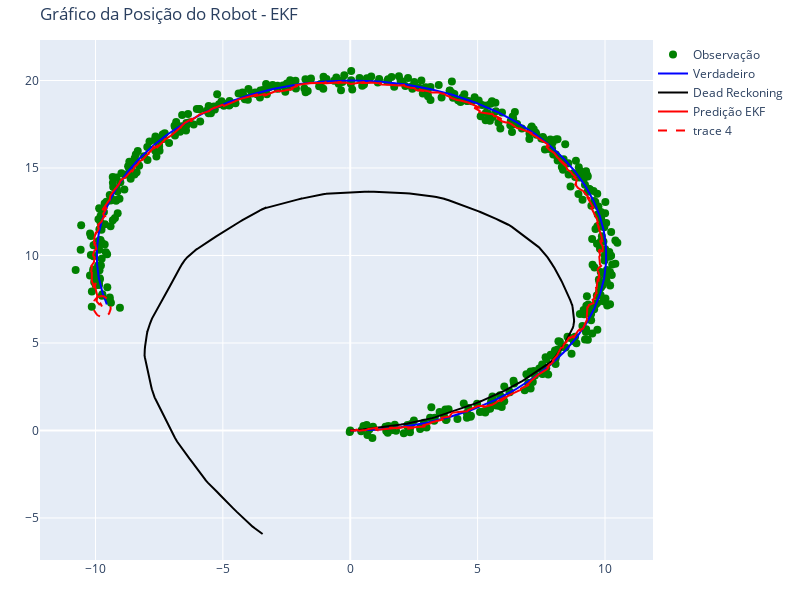

The code cell stored with this chart in its notebook:
### Code cell
#def main():
print('Simulação do Filtro EKF ...')


# Inicializar o tempo a 0
time = 0.

# vetor de estados [x, y, yaw, v]
xpred_ekf = np.zeros((4, 1))    
xtrue_ekf = np.zeros((4, 1))    
ppred_ekf = np.eye(4)

# dead reckoning
xdr_ekf = np.zeros((4, 1))

# histórico
hxpred_ekf = xpred_ekf
hxtrue_ekf = xtrue_ekf
hxdr_ekf = xtrue_ekf
hz_ekf = np.zeros((1, 2))

fig = plt.figure()
fig.show()

fig = plt.figure()
fig.show()

while time <= sim_time:
    time += delta_t

    xtrue_ekf, z, xdr_ekf, ud = observation(xtrue_ekf, xdr_ekf, input())
    xpred_ekf, ppred_ekf = ekf(xpred_ekf, ppred_ekf, z, ud)
    hxpred_ekf = np.hstack((hxpred_ekf, xpred_ekf))
    hxdr_ekf = np.hstack((hxdr_ekf, xdr_ekf))
    hxtrue_ekf = np.hstack((hxtrue_ekf, xtrue_ekf))
    hz_ekf = np.vstack((hz_ekf, z))

# End
print("Ultimo instante")

# Elipse de Covariância
px, py = plot_covariance_ellipse(xpred_ekf, ppred_ekf)
ellipse_trace_ekf = (go.Scatter(x=px, y=py, mode='lines', line=dict(color='red', dash='dash')))


# Criar Traços
trace_observation_ekf = go.Scatter(x=hz_ekf[:, 0], y=hz_ekf[:, 1], mode='markers', name='Observação', marker=dict(color='green', size=8))
trace_true_ekf = go.Scatter(x=hxtrue_ekf[0, :].flatten(), y=hxtrue_ekf[1, :].flatten(), mode='lines', name='Verdadeiro', line=dict(color='blue'))
trace_dead_reckoning_ekf = go.Scatter(x=hxdr_ekf[0, :].flatten(), y=hxdr_ekf[1, :].flatten(), mode='lines', name='Dead Reckoning', line=dict(color='black'))
trace_ekf_prediction_ekf = go.Scatter(x=hxpred_ekf[0, :].flatten(), y=hxpred_ekf[1, :].flatten(), mode='lines', name='Predição EKF', line=dict(color='red'))

# Lista de Traços do Gráfico
data = [trace_observation_ekf, trace_true_ekf, trace_dead_reckoning_ekf, trace_ekf_prediction_ekf, ellipse_trace_ekf]

# Configurar o Layout
layout = go.Layout(
    title='Gráfico da Posição do Robot - EKF',
    legend=dict(x=1, y=1),
    autosize=False,
    width=800,
    height=600,
    margin=dict(l=40, r=40, b=40, t=40)
)

# Criar figura
fig = go.Figure(data=data, layout=layout)

fig.show()

filename = f'ekf_{int(ceil(time * 10))}.jpeg'
fig.write_image(filename)


comment = """
        # Criar Traços
        trace_observation = go.Scatter(x=hz[:, 0], y=hz[:, 1], mode='markers', name='Observação', marker=dict(color='green', size=8))
        trace_true = go.Scatter(x=hxtrue[0, :].flatten(), y=hxtrue[1, :].flatten(), mode='lines', name='Verdadeiro', line=dict(color='blue'))
        trace_dead_reckoning = go.Scatter(x=hxdr[0, :].flatten(), y=hxdr[1, :].flatten(), mode='lines', name='Dead Reckoning', line=dict(color='black'))
        trace_ekf_prediction = go.Scatter(x=hxpred[0, :].flatten(), y=hxpred[1, :].flatten(), mode='lines', name='Predição EKF', line=dict(color='red'))

        # Lista de Traços do Gráfico
        data = [trace_observation, trace_true, trace_dead_reckoning, trace_ekf_prediction]

        # Configurar o Layout
        layout = go.Layout(
            title='Gráfico da Posição do Robot - EKF',
            legend=dict(x=1, y=1),
            autosize=False,
            width=800,
            height=600,
            margin=dict(l=40, r=40, b=40, t=40)
        )

        # Criar figura
        fig = go.Figure(data=data, layout=layout)

        # Frames EKF
        if not os.path.exists('frames_ekf'):
            os.makedirs('frames_ekf')

        filename = f'frames_ekf/{int(ceil(time * 10))}.jpeg'
        fig.write_image(filename)


    # Fazer uma Animação em GIF
    images = []
    filenames = os.listdir('frames_ekf')
    filenames.sort(key=lambda x: int(x.split('.')[0]))
    for filename in filenames:
        images.append(imageio.imread(f'frames_ekf/{filename}'))
    imageio.mimsave('ekf.gif', images, duration=0.1)"""

### Figure 1 — Plotly figure (JSON) as saved in the notebook; plotly's stock layout.template omitted (floating-point values rounded to 4 significant figures; data arrays with more than 128 entries replaced by an {"elided": "..."} marker saying what was removed)
{"data": [{"marker": {"color": "green", "size": 8}, "mode": "markers", "name": "Observação", "type": "scatter", "x": {"elided": "501 float values"}, "y": {"elided": "501 float values"}}, {"line": {"color": "blue"}, "mode": "lines", "name": "Verdadeiro", "type": "scatter", "x": {"elided": "501 float values"}, "y": {"elided": "501 float values"}}, {"line": {"color": "black"}, "mode": "lines", "name": "Dead Reckoning", "type": "scatter", "x": {"elided": "501 float values"}, "y": {"elided": "501 float values"}}, {"line": {"color": "red"}, "mode": "lines", "name": "Predição EKF", "type": "scatter", "x": {"elided": "501 float values"}, "y": {"elided": "501 float values"}}, {"line": {"color": "red", "dash": "dash"}, "mode": "lines", "type": "scatter", "x": [-9.783, -9.817, -9.85, -9.881, -9.912, -9.941, -9.967, -9.992, -10.01, -10.03, -10.05, -10.06, -10.07, -10.08, -10.08, -10.08, -10.08, -10.07, -10.06, -10.05, -10.03, -10.02, -9.994, -9.969, -9.943, -9.914, -9.884, -9.852, -9.819, -9.786, -9.752, -9.718, -9.684, -9.651, -9.619, -9.588, -9.558, -9.53, -9.505, -9.482, -9.461, -9.444, -9.429, -9.418, -9.409, -9.404, -9.403, -9.405, -9.41, -9.418, -9.43, -9.445, -9.463, -9.484, -9.507, -9.533, -9.561, -9.59, -9.621, -9.654, -9.687, -9.721, -9.755, -9.789], "y": [7.686, 7.68, 7.669, 7.652, 7.629, 7.601, 7.567, 7.529, 7.486, 7.439, 7.389, 7.335, 7.279, 7.221, 7.161, 7.101, 7.04, 6.98, 6.921, 6.863, 6.808, 6.755, 6.706, 6.66, 6.619, 6.582, 6.55, 6.523, 6.502, 6.487, 6.478, 6.474, 6.477, 6.486, 6.501, 6.521, 6.547, 6.578, 6.615, 6.656, 6.701, 6.75, 6.803, 6.858, 6.915, 6.974, 7.034, 7.095, 7.155, 7.215, 7.273, 7.33, 7.383, 7.434, 7.482, 7.525, 7.564, 7.598, 7.627, 7.65, 7.668, 7.679, 7.685, 7.685]}], "layout": {"autosize": false, "height": 600, "legend": {"x": 1, "y": 1}, "margin": {"b": 40, "l": 40, "r": 40, "t": 40}, "title": {"text": "Gráfico da Posição do Robot - EKF"}, "width": 800}}
